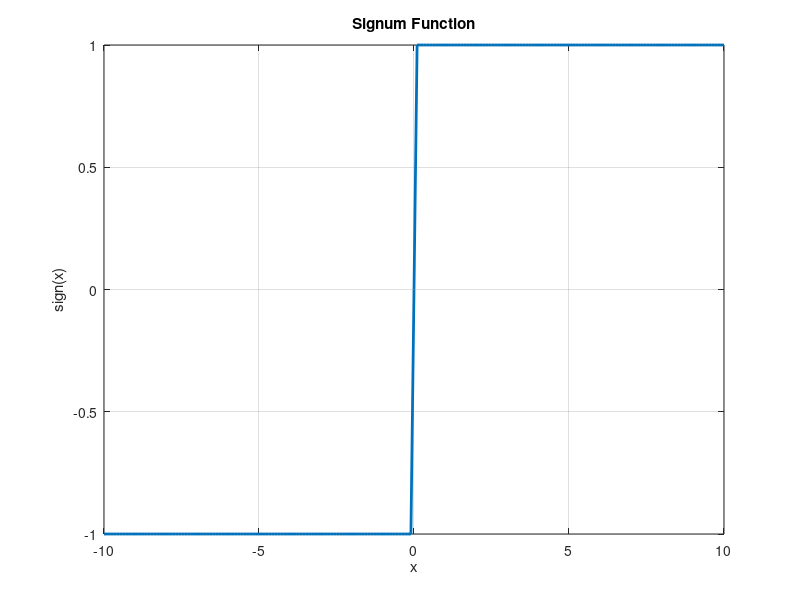

The MATLAB source for this figure:
clc; clear; close all;
x=-10:0.1:10; y=sign(x); plot(x,y,'LineWidth',2); title('Signum Function'); xlabel('x'); ylabel('sign(x)'); grid on;
